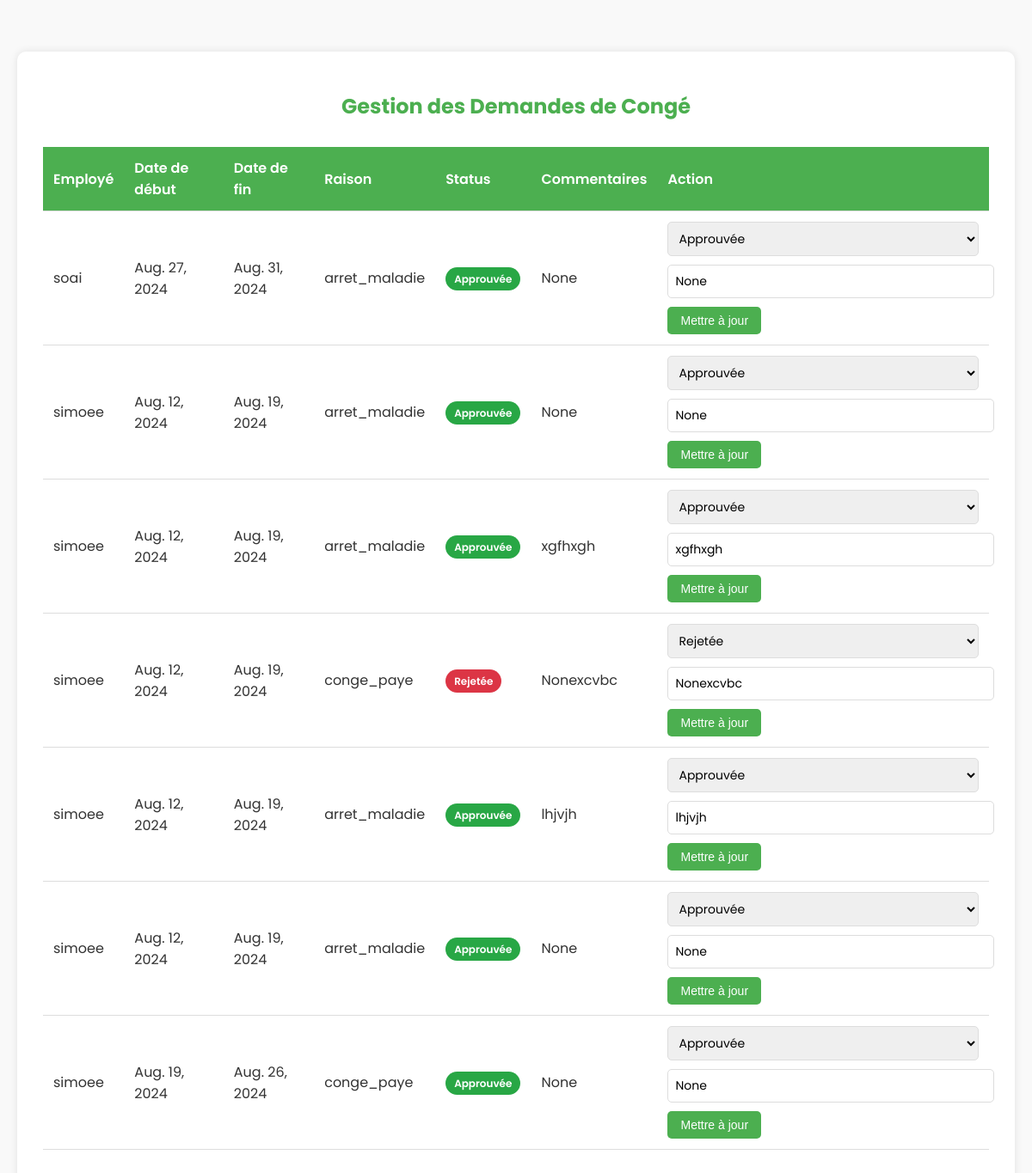
Before: /manager_leave_requests/ (signed in) with the older database file.
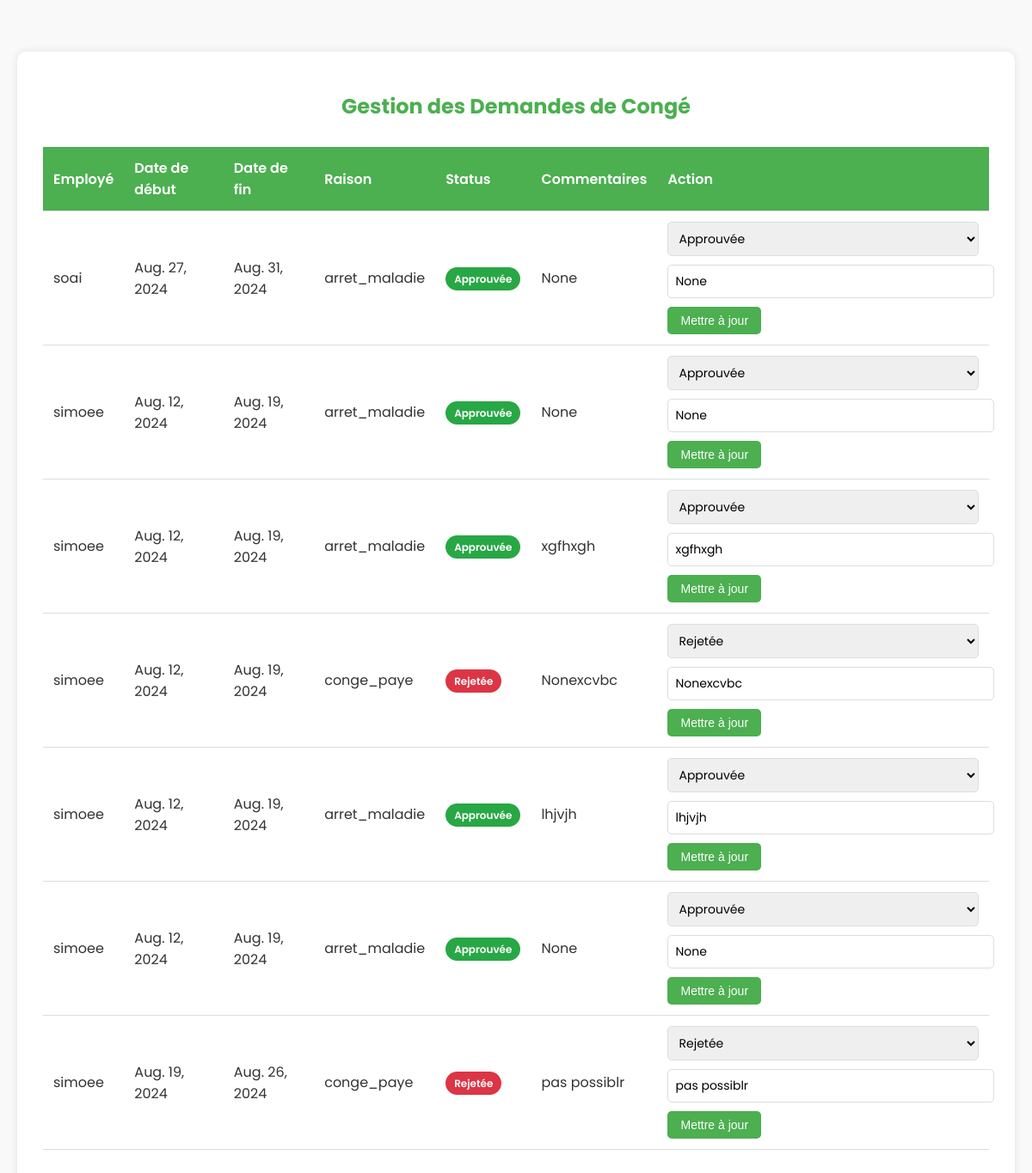
After: the same page with the newer database file.
### accounts/models.py (models this page shows, shortened)
class LeaveRequest(models.Model):
    STATUS_CHOICES = [
        ('pending', 'En attente'),
        ('approved', 'Approuvée'),
        ('rejected', 'Rejetée')
    ]
    user = models.ForeignKey(settings.AUTH_USER_MODEL, on_delete=models.CASCADE)
    start_date = models.DateField()
    end_date = models.DateField()
    reason = models.TextField(blank=True, null=True)
    status = models.CharField(max_length=10, choices=STATUS_CHOICES, default='pending')
    submitted_at = models.DateTimeField(default=timezone.now)
    comments = models.TextField(blank=True, null=True)
    alternative_start_date = models.DateField(blank=True, null=True)
    alternative_end_date = models.DateField(blank=True, null=True)

class CustomUser(AbstractUser):
    ROLE_CHOICES = (
        ('employee', 'Employee'),
        ('team_lead', 'Team Lead'),
    )
    role = models.CharField(max_length=10, choices=ROLE_CHOICES, default='manager')
    is_active = models.BooleanField(default=True)
    pointage_code = models.CharField(max_length=4, unique=True, blank=True, null=True)
    created_by = models.ForeignKey('self', null=True, blank=True, on_delete=models.SET_NULL, related_name='employees')
    hours_per_week = models.IntegerField(default=0)
    photo = models.ImageField(upload_to='photos/', null=True, blank=True)

### accounts/views.py (the view)
# urls.py: path('manager_leave_requests/', ManagerLeaveRequestsView.as_view(), name='manager_leave_requests'),
class ManagerLeaveRequestsView(View):
    def get(self, request):
        leave_requests = LeaveRequest.objects.filter(user__created_by=request.user)
        return render(request, 'accounts/manager_leave_requests.html', {'leave_requests': leave_requests})

### accounts/templates/accounts/manager_leave_requests.html (shortened to what this page needs)
<!DOCTYPE html>
<html lang="fr">
<head>
</head>
<body>
    <div class="container">
        <h1>Gestion des Demandes de Congé</h1>
        <table>
            <thead>
                <tr>
                    <th>Employé</th>
                    <th>Date de début</th>
                    <th>Date de fin</th>
                    <th>Raison</th>
                    <th>Status</th>
                    <th>Commentaires</th>
                    <th>Action</th>
                </tr>
            </thead>
            <tbody>
                {% for request in leave_requests %}
                    <tr>
                        <td>{{ request.user.username }}</td>
                        <td>{{ request.start_date }}</td>
                        <td>{{ request.end_date }}</td>
                        <td>{{ request.reason }}</td>
                        <td>
                            {% if request.status == 'approved' %}
                                <span class="badge badge-success">Approuvée</span>
                            {% elif request.status == 'rejected' %}
                                <span class="badge badge-danger">Rejetée</span>
                            {% else %}
                                {{ request.status }}
                            {% endif %}
                        </td>
                        <td>{{ request.comments }}</td>
                        <td>
                            <form method="post" action="{% url 'update_leave_request_status' request.pk %}" class="update-status-form">
                                <select name="status" class="form-control">
                                    <option value="approved" {% if request.status == 'approved' %}selected{% endif %}>Approuvée</option>
                                    <option value="rejected" {% if request.status == 'rejected' %}selected{% endif %}>Rejetée</option>
                                </select>
                                <input type="text" name="comments" class="form-control" placeholder="Commentaires" value="{{ request.comments }}">
                                <button type="submit" class="btn">Mettre à jour</button>
                            </form>
                        </td>
                    </tr>
                {% endfor %}
            </tbody>
        </table>
    </div>
</body>
</html>

Changed rows visible on the page:
changed LeaveRequest: comments "None" → "pas possiblr"; status "Approuvée" → "Rejetée"
